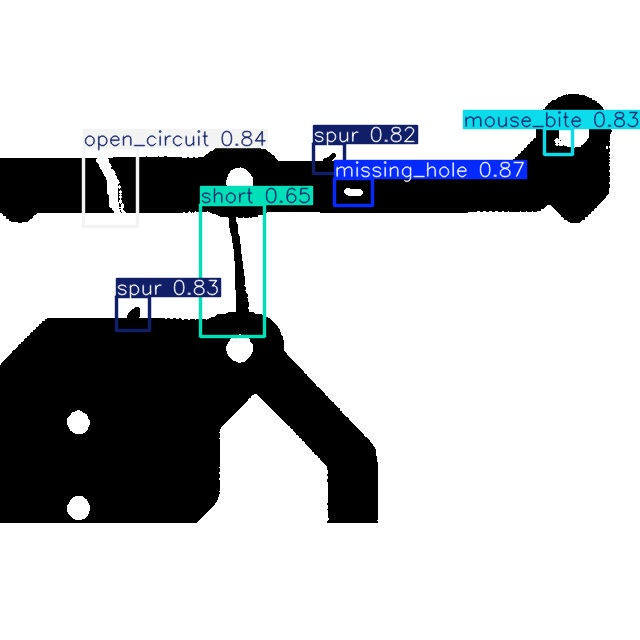
#> input picture runs/test_predictions/00041186_test.jpg, 640 x 640 px
$ python -i demo.py   (imports and definitions only)
#> lines starting #> are read from the running program, lines starting #| are printed output that depends on the picture; after the words box and inside, x2 and y2 are one past the last pixel; in counts of white or black regions, pixels touching at a corner belong together
#> further down, picture is the input picture: shape (640, 640, 3); mean B, G, R 199.2, 196.6, 193
import cv2
import glob
import random
import time
import os
from pathlib import Path
from ultralytics import YOLO

# ── Config ─────────────────────────────────────────────────────────────────
MODEL_PATH   = r"C:\Users\vagee\OneDrive\Desktop\major project\pcb-defect-detection\runs\pcb_yolov8m_v2\weights\best.pt"
TEST_IMAGES  = r"C:\Users\vagee\OneDrive\Desktop\major project\pcb-defect-detection\data\split\test\images"
PHONE_IP     = "http://192.0.0.2:8080//video"   # change to your IP Webcam IP
CONF         = 0.7
IMGSZ        = 512

CLASSES = ['missing_hole', 'mouse_bite', 'open_circuit', 'short', 'spur', 'spurious_copper']
COLORS  = {
    'missing_hole':    (255, 50,  50),
    'mouse_bite':      (50,  255, 50),
    'open_circuit':    (50,  50,  255),
    'short':           (255, 255, 50),
    'spur':            (50,  255, 255),
    'spurious_copper': (255, 50,  255),
}

# ── Load model ─────────────────────────────────────────────────────────────
# [5 lines not run here, left out]
# [1 line that did not run here, left out]
# [1 line not run here, left out]

# ── Menu ───────────────────────────────────────────────────────────────────
# [56 lines left out: functions show_menu, demo_test_images, not called in this run]

# ── Mode 2 & 3: Live Camera ────────────────────────────────────────────────
def demo_live(source):
    cap = cv2.VideoCapture(source)
    if not cap.isOpened():
        print(f"❌ Could not open camera source: {source}")
        print("   For phone: make sure IP Webcam app is running and IP is correct")
        return

    print("\n✅ Camera connected!")
    print("Controls: Q = quit | P = preprocess on/off | S = save screenshot\n")

    preprocess = True
    frame_count = 0
    fps_start = time.time()
    fps = 0

    while True:
        ret, frame = cap.read()
        if not ret:
            print("❌ Lost camera feed")
            break

        # FPS calculation
        frame_count += 1
        if frame_count % 30 == 0:
            fps = 30 / (time.time() - fps_start)
            fps_start = time.time()

        # Preprocessing
        if preprocess:
            gray = cv2.cvtColor(frame, cv2.COLOR_BGR2GRAY)
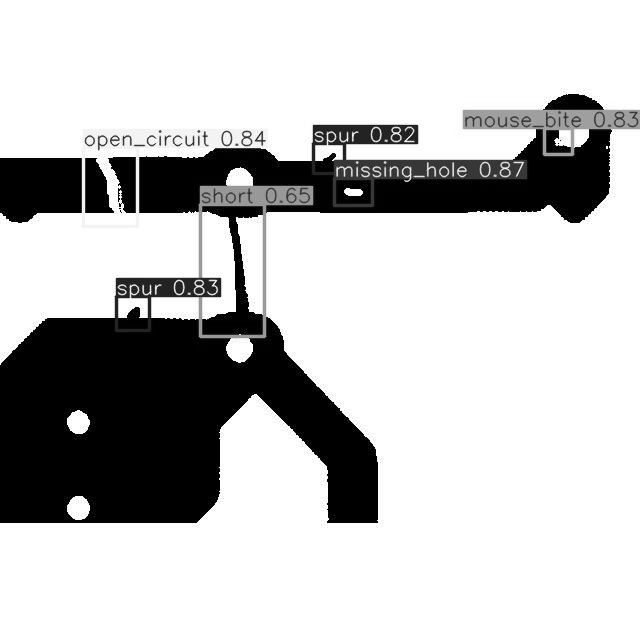
#> gray: shape (640, 640); min 0, max 255, mean 195.8

            # Step 1 - Denoise first
            denoised = cv2.GaussianBlur(gray, (5, 5), 0)

            # Step 2 - CLAHE (contrast enhancement)
            clahe = cv2.createCLAHE(clipLimit=2.0, tileGridSize=(8, 8))
            enhanced = clahe.apply(denoised)
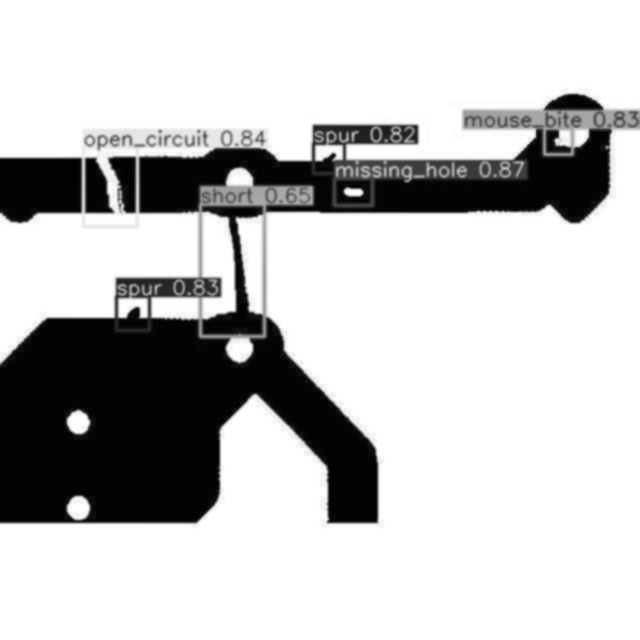
#> enhanced: shape (640, 640); min 2, max 255, mean 196.4

            # Step 3 - Otsu threshold (auto finds best threshold)
            _, binary = cv2.threshold(enhanced, 0, 255,
                                      cv2.THRESH_BINARY_INV + cv2.THRESH_OTSU)
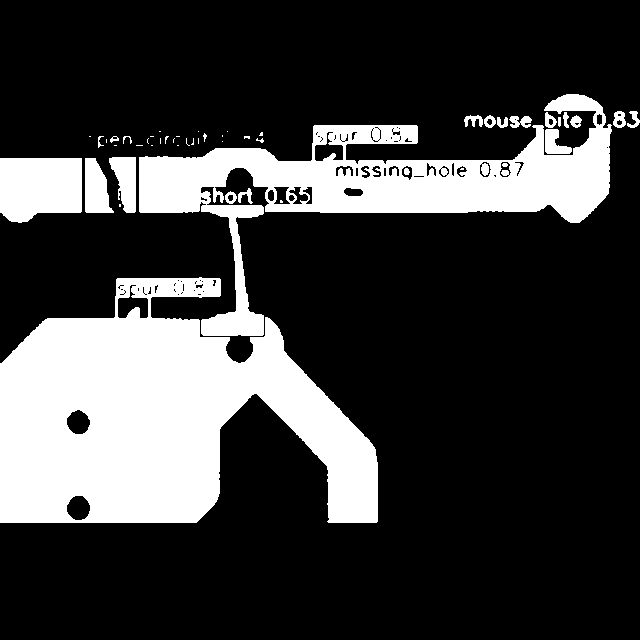
#> binary: shape (640, 640); 23.4% white; 50 white regions (26 under 20 px), largest, box (x1, y1, x2, y2) and area: (0, 277, 378, 523) 56984, (139, 94, 612, 336) 29815, (0, 158, 82, 223) 4751

            input_frame = cv2.cvtColor(binary, cv2.COLOR_GRAY2BGR)
        else:
            input_frame = frame

        # Detection
#> (the run stopped early here; a loop or call above may not have finished)
